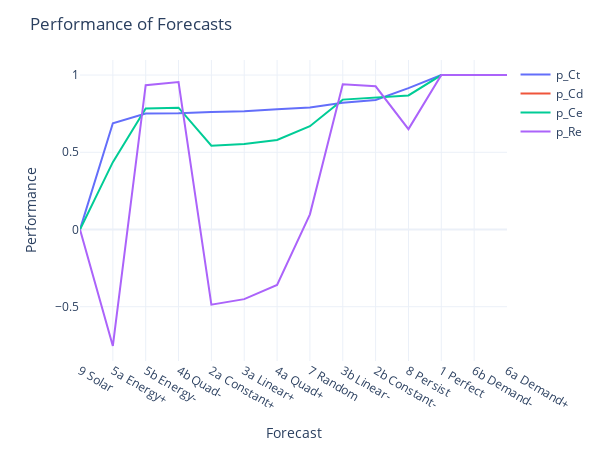

The notebook cell this image was saved under:
### Code cell
f = r[['p_Ct','p_Cd','p_Ce','p_Re']].sort_values('p_Ct').plot(width=600,height=450)

f.update_layout(yaxis_title='Performance',
                     xaxis_title='Forecast',
                     title='Performance of Forecasts',
                     template='plotly_white',
                     legend={'title':None})

### Figure 1 — Plotly figure (JSON) as saved in the notebook; plotly's stock layout.template omitted (floating-point values rounded to 4 significant figures)
{"data": [{"hovertemplate": "variable=p_Ct<br>index=%{x}<br>value=%{y}<extra></extra>", "legendgroup": "p_Ct", "line": {"color": "#636efa", "dash": "solid"}, "marker": {"symbol": "circle"}, "mode": "lines", "name": "p_Ct", "orientation": "v", "showlegend": true, "type": "scatter", "x": ["9 Solar", "5a Energy+", "5b Energy-", "4b Quad-", "2a Constant+", "3a Linear+", "4a Quad+", "7 Random", "3b Linear-", "2b Constant-", "8 Persist", "1 Perfect", "6b Demand-", "6a Demand+"], "xaxis": "x", "y": [0, 0.688, 0.751, 0.753, 0.761, 0.765, 0.779, 0.79, 0.82, 0.839, 0.915, 1, 1, 1], "yaxis": "y"}, {"hovertemplate": "variable=p_Cd<br>index=%{x}<br>value=%{y}<extra></extra>", "legendgroup": "p_Cd", "line": {"color": "#EF553B", "dash": "solid"}, "marker": {"symbol": "circle"}, "mode": "lines", "name": "p_Cd", "orientation": "v", "showlegend": true, "type": "scatter", "x": ["9 Solar", "5a Energy+", "5b Energy-", "4b Quad-", "2a Constant+", "3a Linear+", "4a Quad+", "7 Random", "3b Linear-", "2b Constant-", "8 Persist", "1 Perfect", "6b Demand-", "6a Demand+"], "xaxis": "x", "y": [0, null, null, null, null, null, null, null, null, null, null, 1, null, null], "yaxis": "y"}, {"hovertemplate": "variable=p_Ce<br>index=%{x}<br>value=%{y}<extra></extra>", "legendgroup": "p_Ce", "line": {"color": "#00cc96", "dash": "solid"}, "marker": {"symbol": "circle"}, "mode": "lines", "name": "p_Ce", "orientation": "v", "showlegend": true, "type": "scatter", "x": ["9 Solar", "5a Energy+", "5b Energy-", "4b Quad-", "2a Constant+", "3a Linear+", "4a Quad+", "7 Random", "3b Linear-", "2b Constant-", "8 Persist", "1 Perfect", "6b Demand-", "6a Demand+"], "xaxis": "x", "y": [0, 0.436, 0.783, 0.789, 0.543, 0.553, 0.58, 0.669, 0.841, 0.855, 0.868, 1, 1, 1], "yaxis": "y"}, {"hovertemplate": "variable=p_Re<br>index=%{x}<br>value=%{y}<extra></extra>", "legendgroup": "p_Re", "line": {"color": "#ab63fa", "dash": "solid"}, "marker": {"symbol": "circle"}, "mode": "lines", "name": "p_Re", "orientation": "v", "showlegend": true, "type": "scatter", "x": ["9 Solar", "5a Energy+", "5b Energy-", "4b Quad-", "2a Constant+", "3a Linear+", "4a Quad+", "7 Random", "3b Linear-", "2b Constant-", "8 Persist", "1 Perfect", "6b Demand-", "6a Demand+"], "xaxis": "x", "y": [0, -0.754, 0.934, 0.955, -0.487, -0.451, -0.359, 0.098, 0.94, 0.927, 0.65, 1, 1, 1], "yaxis": "y"}], "layout": {"height": 450, "legend": {"title": {}, "tracegroupgap": 0}, "margin": {"t": 60}, "title": {"text": "Performance of Forecasts"}, "width": 600, "xaxis": {"anchor": "y", "domain": [0, 1], "title": {"text": "Forecast"}}, "yaxis": {"anchor": "x", "domain": [0, 1], "title": {"text": "Performance"}}}}
